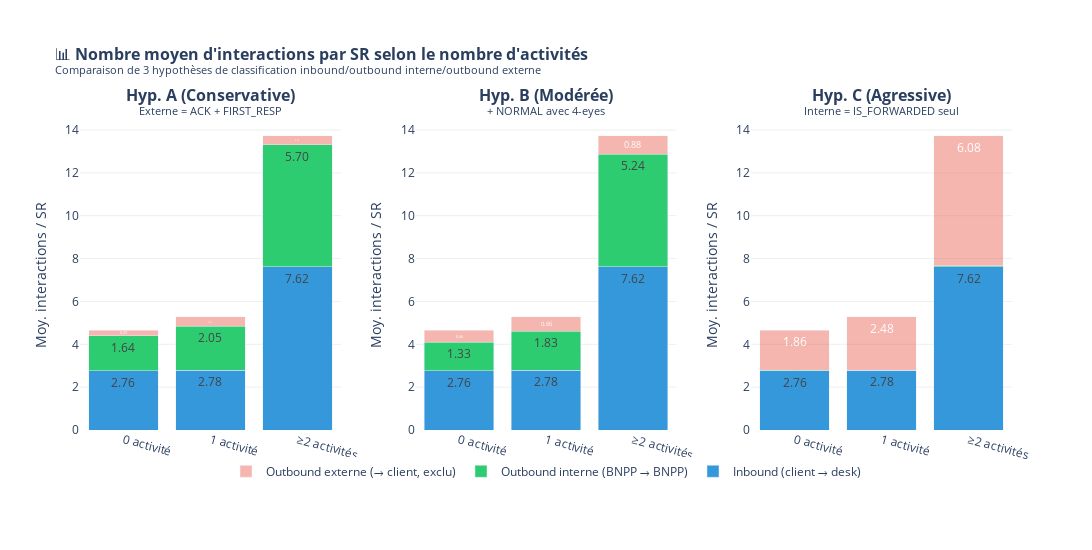
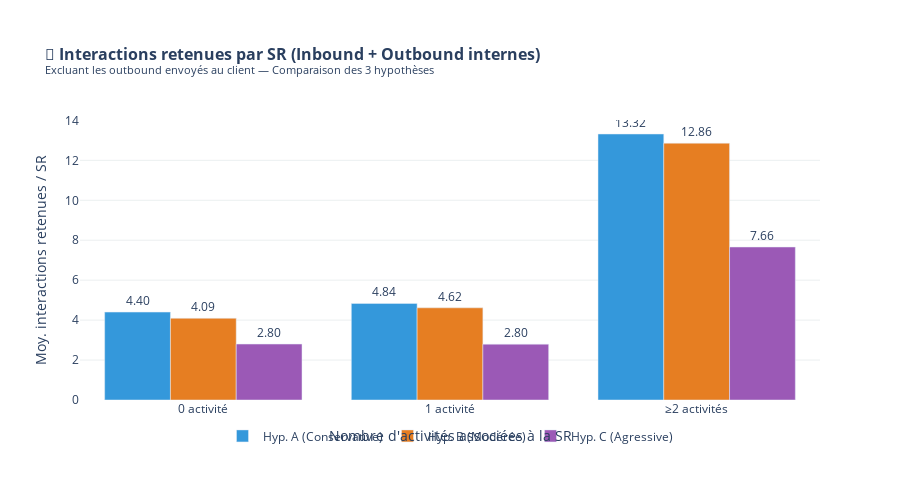
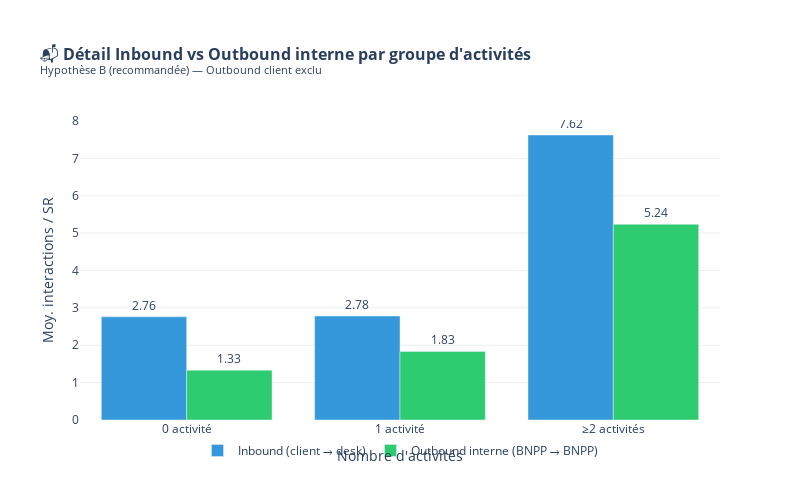

Notebook cell for these charts, in order:
### Code cell
# ═══════════════════════════════════════════════════════════════════════
# VISUALISATION : Comparaison des 3 hypothèses
# ═══════════════════════════════════════════════════════════════════════

fig = make_subplots(
    rows=1, cols=3,
    subplot_titles=[
        "<b>Hyp. A (Conservative)</b><br><sup>Externe = ACK + FIRST_RESP</sup>",
        "<b>Hyp. B (Modérée)</b><br><sup>+ NORMAL avec 4-eyes</sup>",
        "<b>Hyp. C (Agressive)</b><br><sup>Interne = IS_FORWARDED seul</sup>",
    ],
    horizontal_spacing=0.08
)

colors = {'inbound': '#3498db', 'out_interne': '#2ecc71', 'out_externe': '#e74c3c'}

for col_idx, hyp in enumerate(['A', 'B', 'C'], 1):
    stats = results[hyp]
    
    # Barres empilées : inbound + outbound interne + outbound externe
    fig.add_trace(go.Bar(
        x=group_order,
        y=stats['avg_inbound'].values,
        name='Inbound (client → desk)',
        marker_color=colors['inbound'],
        text=[f"{v:.2f}" for v in stats['avg_inbound'].values],
        textposition='inside',
        showlegend=(col_idx == 1),
        hovertemplate='<b>%{x}</b><br>Moy inbound: %{y:.2f}<extra></extra>'
    ), row=1, col=col_idx)
    
    fig.add_trace(go.Bar(
        x=group_order,
        y=stats['avg_outbound_interne'].values,
        name='Outbound interne (BNPP → BNPP)',
        marker_color=colors['out_interne'],
        text=[f"{v:.2f}" for v in stats['avg_outbound_interne'].values],
        textposition='inside',
        showlegend=(col_idx == 1),
        hovertemplate='<b>%{x}</b><br>Moy out. interne: %{y:.2f}<extra></extra>'
    ), row=1, col=col_idx)
    
    fig.add_trace(go.Bar(
        x=group_order,
        y=stats['avg_outbound_externe'].values,
        name='Outbound externe (→ client, exclu)',
        marker_color=colors['out_externe'],
        text=[f"{v:.2f}" for v in stats['avg_outbound_externe'].values],
        textposition='inside',
        opacity=0.4,
        showlegend=(col_idx == 1),
        hovertemplate='<b>%{x}</b><br>Moy out. externe: %{y:.2f}<extra></extra>'
    ), row=1, col=col_idx)

fig.update_layout(
    title=dict(
        text="📊 <b>Nombre moyen d'interactions par SR selon le nombre d'activités</b><br>"
             "<sup>Comparaison de 3 hypothèses de classification inbound/outbound interne/outbound externe</sup>",
        font=dict(size=16)
    ),
    barmode='stack',
    height=550,
    width=1400,
    plot_bgcolor='white',
    legend=dict(orientation='h', yanchor='bottom', y=-0.18, xanchor='center', x=0.5),
    margin=dict(t=120, b=120)
)
fig.update_yaxes(title_text="Moy. interactions / SR", showgrid=True, gridcolor='#ecf0f1')
fig.update_xaxes(tickangle=15)
fig.show()

# ═══════════════════════════════════════════════════════════════════════
# FOCUS : Interactions retenues uniquement (inbound + outbound interne)
# ═══════════════════════════════════════════════════════════════════════

fig2 = go.Figure()

bar_colors = ['#3498db', '#e67e22', '#9b59b6']
hyp_short = {'A': 'Hyp. A (Conservative)', 'B': 'Hyp. B (Modérée)', 'C': 'Hyp. C (Agressive)'}

for i, hyp in enumerate(['A', 'B', 'C']):
    stats = results[hyp]
    fig2.add_trace(go.Bar(
        x=group_order,
        y=stats['avg_interactions_retenues'].values,
        name=hyp_short[hyp],
        marker_color=bar_colors[i],
        text=[f"{v:.2f}" for v in stats['avg_interactions_retenues'].values],
        textposition='outside',
        hovertemplate='<b>%{x}</b><br>Moy retenues: %{y:.2f}<extra></extra>'
    ))

fig2.update_layout(
    title=dict(
        text="🎯 <b>Interactions retenues par SR (Inbound + Outbound internes)</b><br>"
             "<sup>Excluant les outbound envoyés au client — Comparaison des 3 hypothèses</sup>",
        font=dict(size=16)
    ),
    barmode='group',
    height=500,
    width=900,
    plot_bgcolor='white',
    legend=dict(orientation='h', yanchor='bottom', y=-0.18, xanchor='center', x=0.5),
    margin=dict(t=120, b=100),
    xaxis_title="Nombre d'activités associées à la SR",
    yaxis_title="Moy. interactions retenues / SR"
)
fig2.update_yaxes(showgrid=True, gridcolor='#ecf0f1')
fig2.show()

# ═══════════════════════════════════════════════════════════════════════
# TABLEAU RÉCAP : Détail inbound vs outbound interne (Hyp. B recommandée)
# ═══════════════════════════════════════════════════════════════════════

fig3 = go.Figure()

stats_b = results['B']

fig3.add_trace(go.Bar(
    x=group_order,
    y=stats_b['avg_inbound'].values,
    name='Inbound (client → desk)',
    marker_color='#3498db',
    text=[f"{v:.2f}" for v in stats_b['avg_inbound'].values],
    textposition='outside',
))

fig3.add_trace(go.Bar(
    x=group_order,
    y=stats_b['avg_outbound_interne'].values,
    name='Outbound interne (BNPP → BNPP)',
    marker_color='#2ecc71',
    text=[f"{v:.2f}" for v in stats_b['avg_outbound_interne'].values],
    textposition='outside',
))

fig3.update_layout(
    title=dict(
        text="📬 <b>Détail Inbound vs Outbound interne par groupe d'activités</b><br>"
             "<sup>Hypothèse B (recommandée) — Outbound client exclu</sup>",
        font=dict(size=16)
    ),
    barmode='group',
    height=500,
    width=800,
    plot_bgcolor='white',
    legend=dict(orientation='h', yanchor='bottom', y=-0.15, xanchor='center', x=0.5),
    margin=dict(t=120, b=80),
    xaxis_title="Nombre d'activités",
    yaxis_title="Moy. interactions / SR"
)
fig3.update_yaxes(showgrid=True, gridcolor='#ecf0f1')
fig3.show()

### Figure 1 — Plotly figure (JSON) as saved in the notebook; plotly's stock layout.template omitted (floating-point values rounded to 4 significant figures)
{"data": [{"hovertemplate": "<b>%{x}</b><br>Moy inbound: %{y:.2f}<extra></extra>", "marker": {"color": "#3498db"}, "name": "Inbound (client → desk)", "showlegend": true, "text": ["2.76", "2.78", "7.62"], "textposition": "inside", "type": "bar", "x": ["0 activité", "1 activité", "≥2 activités"], "xaxis": "x", "y": [2.761, 2.781, 7.625], "yaxis": "y"}, {"hovertemplate": "<b>%{x}</b><br>Moy out. interne: %{y:.2f}<extra></extra>", "marker": {"color": "#2ecc71"}, "name": "Outbound interne (BNPP → BNPP)", "showlegend": true, "text": ["1.64", "2.05", "5.70"], "textposition": "inside", "type": "bar", "x": ["0 activité", "1 activité", "≥2 activités"], "xaxis": "x", "y": [1.641, 2.054, 5.695], "yaxis": "y"}, {"hovertemplate": "<b>%{x}</b><br>Moy out. externe: %{y:.2f}<extra></extra>", "marker": {"color": "#e74c3c"}, "name": "Outbound externe (→ client, exclu)", "opacity": 0.4, "showlegend": true, "text": ["0.25", "0.44", "0.42"], "textposition": "inside", "type": "bar", "x": ["0 activité", "1 activité", "≥2 activités"], "xaxis": "x", "y": [0.2537, 0.4434, 0.4248], "yaxis": "y"}, {"hovertemplate": "<b>%{x}</b><br>Moy inbound: %{y:.2f}<extra></extra>", "marker": {"color": "#3498db"}, "name": "Inbound (client → desk)", "showlegend": false, "text": ["2.76", "2.78", "7.62"], "textposition": "inside", "type": "bar", "x": ["0 activité", "1 activité", "≥2 activités"], "xaxis": "x2", "y": [2.761, 2.781, 7.625], "yaxis": "y2"}, {"hovertemplate": "<b>%{x}</b><br>Moy out. interne: %{y:.2f}<extra></extra>", "marker": {"color": "#2ecc71"}, "name": "Outbound interne (BNPP → BNPP)", "showlegend": false, "text": ["1.33", "1.83", "5.24"], "textposition": "inside", "type": "bar", "x": ["0 activité", "1 activité", "≥2 activités"], "xaxis": "x2", "y": [1.332, 1.835, 5.236], "yaxis": "y2"}, {"hovertemplate": "<b>%{x}</b><br>Moy out. externe: %{y:.2f}<extra></extra>", "marker": {"color": "#e74c3c"}, "name": "Outbound externe (→ client, exclu)", "opacity": 0.4, "showlegend": false, "text": ["0.56", "0.66", "0.88"], "textposition": "inside", "type": "bar", "x": ["0 activité", "1 activité", "≥2 activités"], "xaxis": "x2", "y": [0.563, 0.6627, 0.8836], "yaxis": "y2"}, {"hovertemplate": "<b>%{x}</b><br>Moy inbound: %{y:.2f}<extra></extra>", "marker": {"color": "#3498db"}, "name": "Inbound (client → desk)", "showlegend": false, "text": ["2.76", "2.78", "7.62"], "textposition": "inside", "type": "bar", "x": ["0 activité", "1 activité", "≥2 activités"], "xaxis": "x3", "y": [2.761, 2.781, 7.625], "yaxis": "y3"}, {"hovertemplate": "<b>%{x}</b><br>Moy out. interne: %{y:.2f}<extra></extra>", "marker": {"color": "#2ecc71"}, "name": "Outbound interne (BNPP → BNPP)", "showlegend": false, "text": ["0.04", "0.02", "0.04"], "textposition": "inside", "type": "bar", "x": ["0 activité", "1 activité", "≥2 activités"], "xaxis": "x3", "y": [0.03913, 0.01558, 0.03679], "yaxis": "y3"}, {"hovertemplate": "<b>%{x}</b><br>Moy out. externe: %{y:.2f}<extra></extra>", "marker": {"color": "#e74c3c"}, "name": "Outbound externe (→ client, exclu)", "opacity": 0.4, "showlegend": false, "text": ["1.86", "2.48", "6.08"], "textposition": "inside", "type": "bar", "x": ["0 activité", "1 activité", "≥2 activités"], "xaxis": "x3", "y": [1.855, 2.482, 6.083], "yaxis": "y3"}], "layout": {"annotations": [{"font": {"size": 16}, "showarrow": false, "text": "<b>Hyp. A (Conservative)</b><br><sup>Externe = ACK + FIRST_RESP</sup>", "x": 0.14, "xanchor": "center", "xref": "paper", "y": 1, "yanchor": "bottom", "yref": "paper"}, {"font": {"size": 16}, "showarrow": false, "text": "<b>Hyp. B (Modérée)</b><br><sup>+ NORMAL avec 4-eyes</sup>", "x": 0.5, "xanchor": "center", "xref": "paper", "y": 1, "yanchor": "bottom", "yref": "paper"}, {"font": {"size": 16}, "showarrow": false, "text": "<b>Hyp. C (Agressive)</b><br><sup>Interne = IS_FORWARDED seul</sup>", "x": 0.86, "xanchor": "center", "xref": "paper", "y": 1, "yanchor": "bottom", "yref": "paper"}], "barmode": "stack", "height": 550, "legend": {"orientation": "h", "x": 0.5, "xanchor": "center", "y": -0.18, "yanchor": "bottom"}, "margin": {"b": 120, "t": 120}, "plot_bgcolor": "white", "title": {"font": {"size": 16}, "text": "📊 <b>Nombre moyen d'interactions par SR selon le nombre d'activités</b><br><sup>Comparaison de 3 hypothèses de classification inbound/outbound interne/outbound externe</sup>"}, "width": 1400, "xaxis": {"anchor": "y", "domain": [0, 0.28], "tickangle": 15}, "xaxis2": {"anchor": "y2", "domain": [0.36, 0.64], "tickangle": 15}, "xaxis3": {"anchor": "y3", "domain": [0.72, 1], "tickangle": 15}, "yaxis": {"anchor": "x", "domain": [0, 1], "gridcolor": "#ecf0f1", "showgrid": true, "title": {"text": "Moy. interactions / SR"}}, "yaxis2": {"anchor": "x2", "domain": [0, 1], "gridcolor": "#ecf0f1", "showgrid": true, "title": {"text": "Moy. interactions / SR"}}, "yaxis3": {"anchor": "x3", "domain": [0, 1], "gridcolor": "#ecf0f1", "showgrid": true, "title": {"text": "Moy. interactions / SR"}}}}

### Figure 2 — Plotly figure (JSON) as saved in the notebook; plotly's stock layout.template omitted (floating-point values rounded to 4 significant figures)
{"data": [{"hovertemplate": "<b>%{x}</b><br>Moy retenues: %{y:.2f}<extra></extra>", "marker": {"color": "#3498db"}, "name": "Hyp. A (Conservative)", "text": ["4.40", "4.84", "13.32"], "textposition": "outside", "type": "bar", "x": ["0 activité", "1 activité", "≥2 activités"], "y": [4.402, 4.836, 13.32]}, {"hovertemplate": "<b>%{x}</b><br>Moy retenues: %{y:.2f}<extra></extra>", "marker": {"color": "#e67e22"}, "name": "Hyp. B (Modérée)", "text": ["4.09", "4.62", "12.86"], "textposition": "outside", "type": "bar", "x": ["0 activité", "1 activité", "≥2 activités"], "y": [4.093, 4.616, 12.86]}, {"hovertemplate": "<b>%{x}</b><br>Moy retenues: %{y:.2f}<extra></extra>", "marker": {"color": "#9b59b6"}, "name": "Hyp. C (Agressive)", "text": ["2.80", "2.80", "7.66"], "textposition": "outside", "type": "bar", "x": ["0 activité", "1 activité", "≥2 activités"], "y": [2.801, 2.797, 7.662]}], "layout": {"barmode": "group", "height": 500, "legend": {"orientation": "h", "x": 0.5, "xanchor": "center", "y": -0.18, "yanchor": "bottom"}, "margin": {"b": 100, "t": 120}, "plot_bgcolor": "white", "title": {"font": {"size": 16}, "text": "🎯 <b>Interactions retenues par SR (Inbound + Outbound internes)</b><br><sup>Excluant les outbound envoyés au client — Comparaison des 3 hypothèses</sup>"}, "width": 900, "xaxis": {"title": {"text": "Nombre d'activités associées à la SR"}}, "yaxis": {"gridcolor": "#ecf0f1", "showgrid": true, "title": {"text": "Moy. interactions retenues / SR"}}}}

### Figure 3 — Plotly figure (JSON) as saved in the notebook; plotly's stock layout.template omitted (floating-point values rounded to 4 significant figures)
{"data": [{"marker": {"color": "#3498db"}, "name": "Inbound (client → desk)", "text": ["2.76", "2.78", "7.62"], "textposition": "outside", "type": "bar", "x": ["0 activité", "1 activité", "≥2 activités"], "y": [2.761, 2.781, 7.625]}, {"marker": {"color": "#2ecc71"}, "name": "Outbound interne (BNPP → BNPP)", "text": ["1.33", "1.83", "5.24"], "textposition": "outside", "type": "bar", "x": ["0 activité", "1 activité", "≥2 activités"], "y": [1.332, 1.835, 5.236]}], "layout": {"barmode": "group", "height": 500, "legend": {"orientation": "h", "x": 0.5, "xanchor": "center", "y": -0.15, "yanchor": "bottom"}, "margin": {"b": 80, "t": 120}, "plot_bgcolor": "white", "title": {"font": {"size": 16}, "text": "📬 <b>Détail Inbound vs Outbound interne par groupe d'activités</b><br><sup>Hypothèse B (recommandée) — Outbound client exclu</sup>"}, "width": 800, "xaxis": {"title": {"text": "Nombre d'activités"}}, "yaxis": {"gridcolor": "#ecf0f1", "showgrid": true, "title": {"text": "Moy. interactions / SR"}}}}
